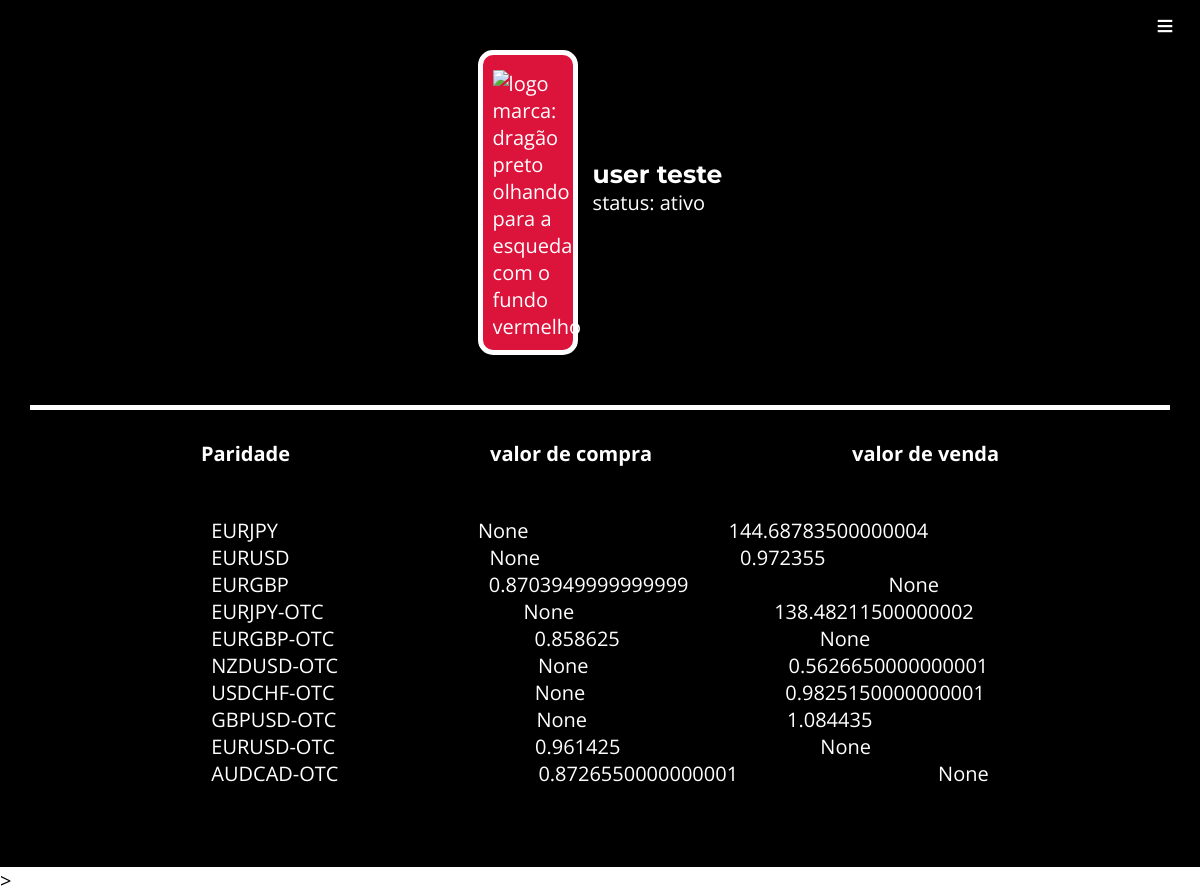
Page /perfil/ (signed in) on the earlier database version.
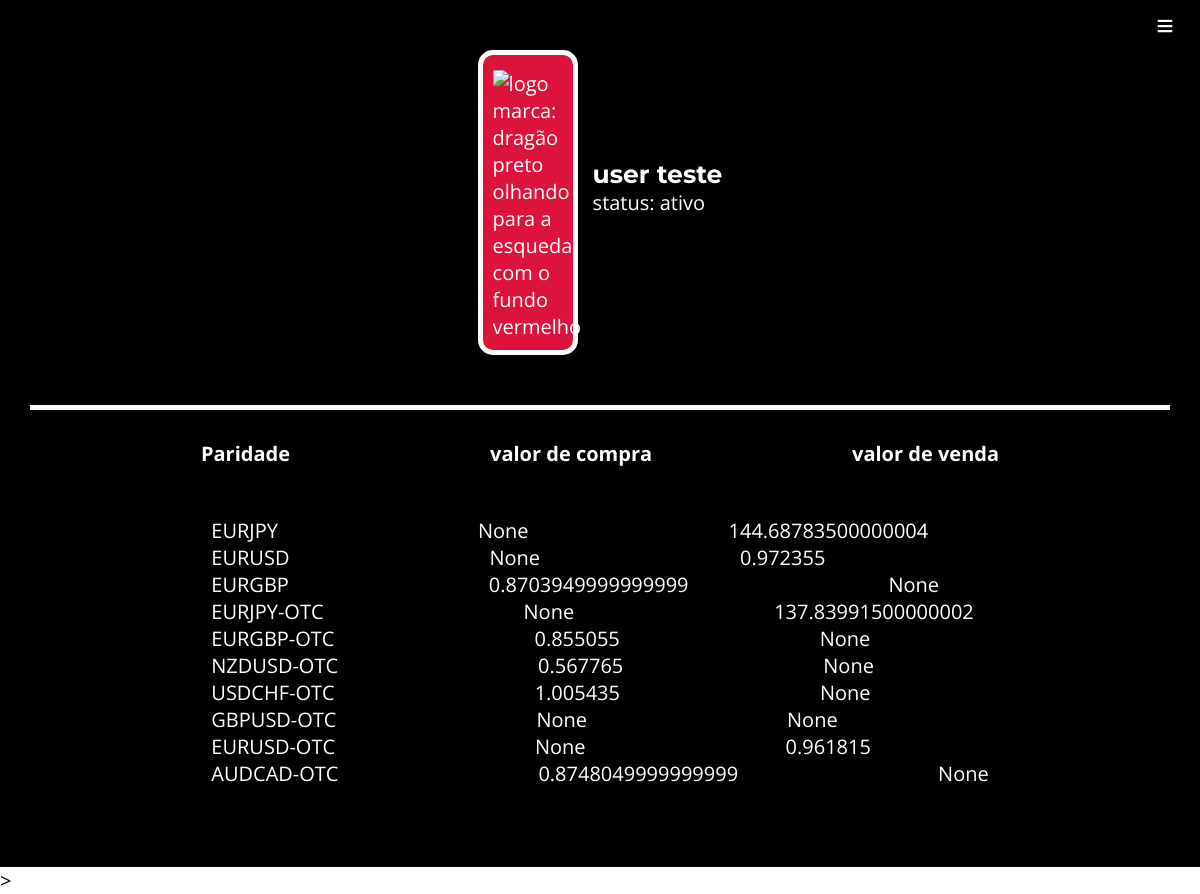
Same page on the later database version.
### paginas/models.py (models this page shows)
class Paridades(models.Model):
    paridade = models.CharField(max_length=10)
    call = models.CharField(max_length=255, blank=True, null=True)
    put = models.CharField(max_length=255, blank=True, null=True)

### paginas/views.py (the view)
# urls.py: path('perfil/', views.perfil, name='perfil'),
@login_required(redirect_field_name='login')
def perfil(request):
    sinais = Paridades.objects.all()
    return render(request, 'paginas/perfil.html', {
        'sinais': sinais
    })

### paginas/templates/paginas/perfil.html (shortened to what this page needs)
{% extends 'base.html' %}
{% load static %}
{% block 'conteudo'%}
    <section class="pagina-inteira bg-black">
        <div class="conteudo-principal perfil">
            <div class="container-info-perfil">
                <div class="logo">
                    <div class="container-img">
                        <img src="{% static 'img/dragon-icon.svg'%}" alt=" logo marca: dragão preto olhando para a esqueda com o fundo vermelho">
                    </div>
                    <div class="container-text">
                        <h2 class="text-logo">{{ user.first_name }} {{ user.last_name }}</h2>
                        <p>status: ativo</p>
                    </div>
                </div>
            </div>
                <table class="table">
      <thead>
        <tr>
          <th>Paridade</th>
          <th>valor de compra</th>
          <th>valor de venda</th>
        </tr>
      </thead>
      <tbody>
        {% for sinal in sinais %}
          <tr>
            <td>{{ sinal.paridade }}</td>
            <td>{{ sinal.call }}</td>
            <td>{{ sinal.put }}</td>
          </tr>
        {% endfor %}
      </tbody>
    </table>
        </div>
    </section>>
{% endblock %}

Differences in the rows shown:
changed Paridades "EURJPY-OTC": put "138.48211500000002" → "137.83991500000002"
changed Paridades "EURGBP-OTC": call "0.858625" → "0.855055"
changed Paridades "NZDUSD-OTC": call "None" → "0.567765"; put "0.5626650000000001" → "None"
changed Paridades "USDCHF-OTC": call "None" → "1.005435"; put "0.9825150000000001" → "None"
changed Paridades "GBPUSD-OTC": put "1.084435" → "None"
changed Paridades "EURUSD-OTC": call "0.961425" → "None"; put "None" → "0.961815"
changed Paridades "AUDCAD-OTC": call "0.8726550000000001" → "0.8748049999999999"
